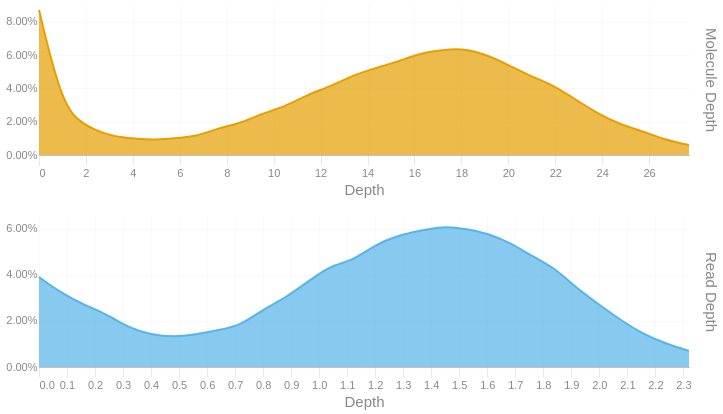

The notebook cell saved with this chart:
### Code cell
readdep = depth_hist(tb['Read Depth'], q99, 3)
readdep = readdep.with_columns(pl.lit('Read Depth').alias('Metric'))
if not SKIPLR:
    moldep = depth_hist(tb['Molecule Depth'], mol_q99, 1)
    moldep = moldep.with_columns(pl.lit('Molecule Depth').alias('Metric'))
    _hist = pl.concat([readdep, moldep])
    _hist = _hist.filter(pl.col('Proportion') != 0)
    with SafeRender(_hist):
        (
            alt.Chart(_hist)        
            .mark_area(interpolate = "basis")
            .encode(
                x=alt.X('Bin:Q').scale(domainMin=0).axis(alt.Axis(title='Depth')),
                y = alt.Y('Proportion:Q', title = None).axis(format = '.2%'),
                color = alt.Color('Metric:N').legend(None),
                row = alt.Row("Metric:N").header(title = None, labelOrient = 'right'),
                tooltip = [
                    alt.Tooltip("Metric:N", title = "Metric"),
                    alt.Tooltip('Interval:N', title = "Depth Interval"),
                    alt.Tooltip('Proportion:Q', title = "% Alignments").format('.2%')
                ]
            )
            .resolve_scale(x='independent', y='independent')
            .properties(
                height = 150, width = 650,
                usermeta={'embedOptions': {'downloadFileName': f'{samplename}.depth.hist'}}
            )
        ).display()
else:
    readdep = readdep.filter(pl.col('Proportion') != 0)
    with SafeRender(readdep):
        (
            alt.Chart(readdep)        
            .mark_area(interpolate = "basis")
            .encode(
                x=alt.X('Bin:Q').scale(domainMin=0).axis(alt.Axis(title='Depth')),
                y = alt.Y('Proportion:Q', title = None).axis(format = '.2%'),
                tooltip = [
                    alt.Tooltip('Interval:N', title = "Depth Interval"),
                    alt.Tooltip('Proportion:Q', title = "% Alignments").format('.2%')
                ]
            )
            .properties(
                usermeta={'embedOptions': {'downloadFileName': f'{samplename}.depth.hist'}}
            )
        ).display()

### Figure 1 — Vega-Lite specification as saved in the notebook (floating-point values rounded to 4 significant figures)
{"width": 650, "height": 150, "config": {"title": {"anchor": "start", "dy": -15, "fontSize": 18, "color": "#888888", "subtitleColor": "#888888", "subtitleFontSize": 14}, "arc": {"fill": "#0072B2"}, "axis": {"domainColor": "#888888", "domainWidth": 0.5, "gridWidth": 0.2, "grid": false, "titleFontWeight": 400, "titleFontSize": 15, "labelFontSize": 11, "labelColor": "#888888", "tickColor": "#888888", "tickWidth": 0.2, "titleColor": "#888888"}, "axisBand": {"grid": false}, "axisX": {"grid": true, "tickSize": 10, "domainCap": "round"}, "axisY": {"domain": false, "grid": true, "tickSize": 0, "domainCap": "round"}, "background": "transparent", "header": {"labelFontSize": 15, "labelColor": "#888888", "titleFontSize": 15, "titleFontWeight": 600, "titleColor": "#888888"}, "legend": {"labelFont": "sans-serif", "labelFontSize": 12, "labelColor": "#888888", "symbolSize": 100, "symbolType": "circle", "titleFontSize": 12, "titlePadding": 10, "titleColor": "#888888", "title": null}, "range": {"category": ["#E69F00", "#56B4E9", "#009E73", "#F0E442", "#0072B2", "#D55E00", "#CC79A7", "#000000"], "diverging": ["#cfe8f3", "#a2d4ec", "#73bfe2", "#46abdb", "#1696d2", "#12719e"]}, "area": {"fill": "#0072B2", "fillOpacity": 0.7, "line": true, "strokeOpacity": 0.7}, "line": {"color": "#0072B2", "stroke": "#0072B2", "strokeWidth": 2}, "trail": {"color": "#0072B2", "stroke": "#0072B2", "strokeWidth": 0, "size": 1}, "point": {"filled": true, "fillOpacity": 1.0, "size": 95}, "text": {"color": "#888888", "fontSize": 11, "align": "right", "fontWeight": 400, "size": 11}, "bar": {"fill": "#0072B2", "stroke": null}, "view": {"stroke": null, "continuousWidth": 660, "continuousHeight": 400}}, "data": {"name": "data-d61801594a4d184f645d60411bfc840b"}, "mark": {"type": "area", "interpolate": "basis"}, "encoding": {"color": {"field": "Metric", "legend": null, "type": "nominal"}, "row": {"field": "Metric", "header": {"title": null, "labelOrient": "right"}, "type": "nominal"}, "tooltip": [{"field": "Metric", "title": "Metric", "type": "nominal"}, {"field": "Interval", "title": "Depth Interval", "type": "nominal"}, {"field": "Proportion", "format": ".2%", "title": "% Alignments", "type": "quantitative"}], "x": {"axis": {"title": "Depth"}, "field": "Bin", "scale": {"domainMin": 0}, "type": "quantitative"}, "y": {"axis": {"format": ".2%"}, "field": "Proportion", "title": null, "type": "quantitative"}}, "resolve": {"scale": {"x": "independent", "y": "independent"}}, "usermeta": {"embedOptions": {"downloadFileName": "TF26LRJL0040_50B_H_10484332_23Y22YLT4_L7.depth.hist"}}, "$schema": "https://vega.github.io/schema/vega-lite/v6.4.1.json", "datasets": {"data-d61801594a4d184f645d60411bfc840b": [{"Bin": 0.0, "Interval": "0.0-0.08", "Proportion": 0.039, "Metric": "Read Depth"}, {"Bin": 0.08, "Interval": "0.08-0.16", "Proportion": 0.032, "Metric": "Read Depth"}, {"Bin": 0.16, "Interval": "0.16-0.24", "Proportion": 0.027, "Metric": "Read Depth"}, {"Bin": 0.24, "Interval": "0.24-0.32", "Proportion": 0.023, "Metric": "Read Depth"}, {"Bin": 0.32, "Interval": "0.32-0.4", "Proportion": 0.017, "Metric": "Read Depth"}, {"Bin": 0.4, "Interval": "0.4-0.48", "Proportion": 0.014, "Metric": "Read Depth"}, {"Bin": 0.48, "Interval": "0.48-0.56", "Proportion": 0.013, "Metric": "Read Depth"}, {"Bin": 0.56, "Interval": "0.56-0.64", "Proportion": 0.014, "Metric": "Read Depth"}, {"Bin": 0.64, "Interval": "0.64-0.72", "Proportion": 0.016, "Metric": "Read Depth"}, {"Bin": 0.72, "Interval": "0.72-0.8", "Proportion": 0.018, "Metric": "Read Depth"}, {"Bin": 0.8, "Interval": "0.8-0.88", "Proportion": 0.025, "Metric": "Read Depth"}, {"Bin": 0.88, "Interval": "0.88-0.96", "Proportion": 0.03, "Metric": "Read Depth"}, {"Bin": 0.96, "Interval": "0.96-1.04", "Proportion": 0.037, "Metric": "Read Depth"}, {"Bin": 1.04, "Interval": "1.04-1.12", "Proportion": 0.044, "Metric": "Read Depth"}, {"Bin": 1.12, "Interval": "1.12-1.2", "Proportion": 0.046, "Metric": "Read Depth"}, {"Bin": 1.2, "Interval": "1.2-1.28", "Proportion": 0.053, "Metric": "Read Depth"}, {"Bin": 1.28, "Interval": "1.28-1.36", "Proportion": 0.057, "Metric": "Read Depth"}, {"Bin": 1.36, "Interval": "1.36-1.44", "Proportion": 0.059, "Metric": "Read Depth"}, {"Bin": 1.44, "Interval": "1.44-1.52", "Proportion": 0.061, "Metric": "Read Depth"}, {"Bin": 1.52, "Interval": "1.52-1.6", "Proportion": 0.06, "Metric": "Read Depth"}, {"Bin": 1.6, "Interval": "1.6-1.68", "Proportion": 0.058, "Metric": "Read Depth"}, {"Bin": 1.68, "Interval": "1.68-1.76", "Proportion": 0.054, "Metric": "Read Depth"}, {"Bin": 1.76, "Interval": "1.76-1.84", "Proportion": 0.048, "Metric": "Read Depth"}, {"Bin": 1.84, "Interval": "1.84-1.92", "Proportion": 0.043, "Metric": "Read Depth"}, {"Bin": 1.92, "Interval": "1.92-2.0", "Proportion": 0.034, "Metric": "Read Depth"}, {"Bin": 2.0, "Interval": "2.0-2.08", "Proportion": 0.027, "Metric": "Read Depth"}, {"Bin": 2.08, "Interval": "2.08-2.16", "Proportion": 0.02, "Metric": "Read Depth"}, {"Bin": 2.16, "Interval": "2.16-2.24", "Proportion": 0.014, "Metric": "Read Depth"}, {"Bin": 2.24, "Interval": "2.24-2.32", "Proportion": 0.01, "Metric": "Read Depth"}, {"Bin": 2.32, "Interval": "2.32-2.4", "Proportion": 0.007, "Metric": "Read Depth"}, {"Bin": 0.0, "Interval": "0.0-1.0", "Proportion": 0.087, "Metric": "Molecule Depth"}, {"Bin": 1.0, "Interval": "1.0-1.9", "Proportion": 0.029, "Metric": "Molecule Depth"}, {"Bin": 1.9, "Interval": "1.9-2.9", "Proportion": 0.018, "Metric": "Molecule Depth"}, {"Bin": 2.9, "Interval": "2.9-3.8", "Proportion": 0.012, "Metric": "Molecule Depth"}, {"Bin": 3.8, "Interval": "3.8-4.8", "Proportion": 0.01, "Metric": "Molecule Depth"}, {"Bin": 4.8, "Interval": "4.8-5.7", "Proportion": 0.009, "Metric": "Molecule Depth"}, {"Bin": 5.7, "Interval": "5.7-6.7", "Proportion": 0.01, "Metric": "Molecule Depth"}, {"Bin": 6.7, "Interval": "6.7-7.6", "Proportion": 0.011, "Metric": "Molecule Depth"}, {"Bin": 7.6, "Interval": "7.6-8.6", "Proportion": 0.016, "Metric": "Molecule Depth"}, {"Bin": 8.6, "Interval": "8.6-9.5", "Proportion": 0.019, "Metric": "Molecule Depth"}, {"Bin": 9.5, "Interval": "9.5-10.5", "Proportion": 0.025, "Metric": "Molecule Depth"}, {"Bin": 10.5, "Interval": "10.5-11.4", "Proportion": 0.029, "Metric": "Molecule Depth"}, {"Bin": 11.4, "Interval": "11.4-12.4", "Proportion": 0.036, "Metric": "Molecule Depth"}, {"Bin": 12.4, "Interval": "12.4-13.4", "Proportion": 0.041, "Metric": "Molecule Depth"}, {"Bin": 13.4, "Interval": "13.4-14.3", "Proportion": 0.048, "Metric": "Molecule Depth"}, {"Bin": 14.3, "Interval": "14.3-15.3", "Proportion": 0.052, "Metric": "Molecule Depth"}, {"Bin": 15.3, "Interval": "15.3-16.2", "Proportion": 0.056, "Metric": "Molecule Depth"}, {"Bin": 16.2, "Interval": "16.2-17.2", "Proportion": 0.061, "Metric": "Molecule Depth"}, {"Bin": 17.2, "Interval": "17.2-18.1", "Proportion": 0.063, "Metric": "Molecule Depth"}, {"Bin": 18.1, "Interval": "18.1-19.1", "Proportion": 0.064, "Metric": "Molecule Depth"}, {"Bin": 19.1, "Interval": "19.1-20.0", "Proportion": 0.06, "Metric": "Molecule Depth"}, {"Bin": 20.0, "Interval": "20.0-21.0", "Proportion": 0.054, "Metric": "Molecule Depth"}, {"Bin": 21.0, "Interval": "21.0-21.9", "Proportion": 0.047, "Metric": "Molecule Depth"}, {"Bin": 21.9, "Interval": "21.9-22.9", "Proportion": 0.042, "Metric": "Molecule Depth"}, {"Bin": 22.9, "Interval": "22.9-23.8", "Proportion": 0.033, "Metric": "Molecule Depth"}, {"Bin": 23.8, "Interval": "23.8-24.8", "Proportion": 0.025, "Metric": "Molecule Depth"}, {"Bin": 24.8, "Interval": "24.8-25.8", "Proportion": 0.018, "Metric": "Molecule Depth"}, {"Bin": 25.8, "Interval": "25.8-26.7", "Proportion": 0.014, "Metric": "Molecule Depth"}, {"Bin": 26.7, "Interval": "26.7-27.7", "Proportion": 0.009, "Metric": "Molecule Depth"}, {"Bin": 27.7, "Interval": "27.7-28.62", "Proportion": 0.006, "Metric": "Molecule Depth"}]}}
